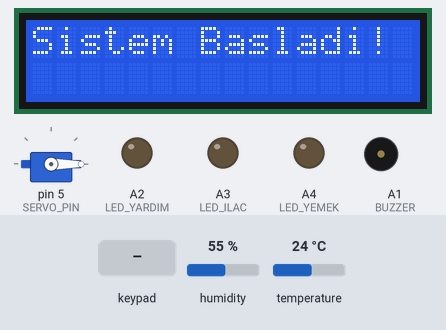
Bench run of a sketch on a simulated Arduino Mega 2560, built with avr-gcc and run on an emulated ATmega2560. On the bench: 16×2 character LCD, servo, output pins drawn as LEDs (lit = HIGH), buzzer (waves = sounding). Dashed ring = blinking. The inputs (shaded band) are chosen by the test bench; at power-on: humidity 55 %, temperature 24 °C. The local clock reads 2024-03-15 10:24:30 at power-on unless the sketch sets it.

Above: at 0.1 s.
3.8 s: keypad keys 2 2 2 3 2 4 2 5 pressed 0.4 s apart
At 4.9 s:
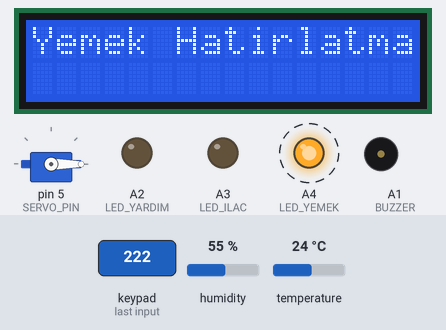
8.5 s: humidity set to 22 %
16.4 s: key '1' pressed
At 23.1 s:
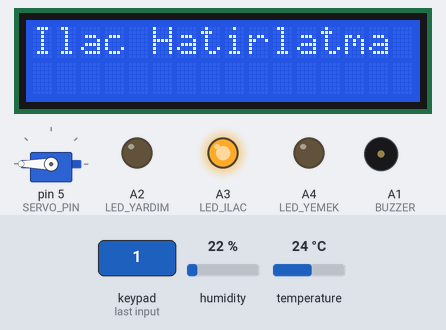
32.3 s: key 'A' pressed
At 40.3 s:
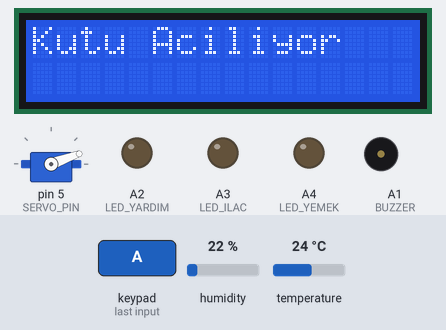
41.2 s: key '*' pressed
At 43.8 s:
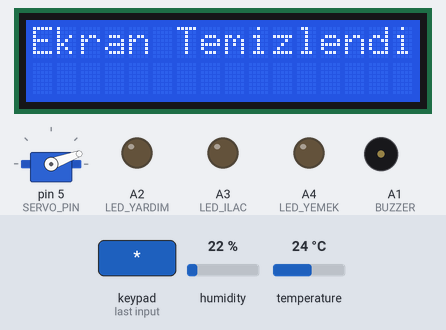
48.9 s: key '#' pressed
At 49.6 s:
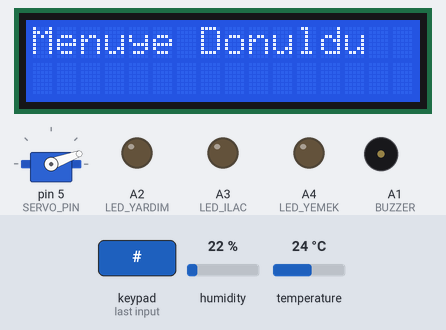
Timing chart, 0 to 51.9 s (numbered marks = the images above; inputs shaded):
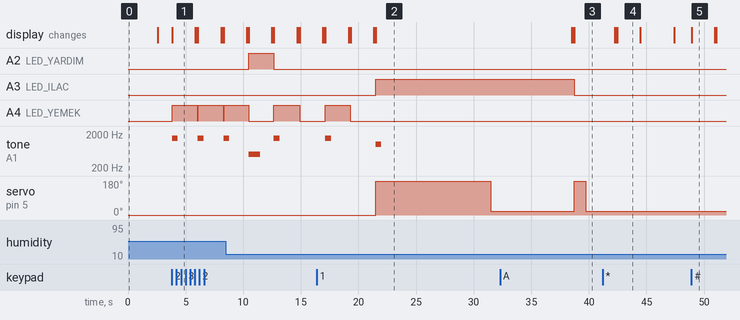

The sketch:

Yasl_Bak_m_.ino
```cpp
#include <Wire.h>
#include <DS1302.h>
#include <LiquidCrystal_I2C.h>
#include <Keypad.h>
#include <Servo.h>
#include <DHT.h>

#define RST_PIN 8
#define DAT_PIN 7
#define CLK_PIN 6

#define DHTPIN 2
#define DHTTYPE DHT11
DHT dht(DHTPIN, DHTTYPE);

DS1302 rtc(RST_PIN, DAT_PIN, CLK_PIN);
LiquidCrystal_I2C lcd(0x27, 16, 2);

const byte ROWS = 4;
const byte COLS = 4;
char keys[ROWS][COLS] = {
  {'1','2','3','A'},
  {'4','5','6','B'},
  {'7','8','9','C'},
  {'*','0','#','D'}
};
byte rowPins[ROWS] = {26, 27, 28, 29};
byte colPins[COLS] = {22, 23, 24, 25};
Keypad keypad = Keypad(makeKeymap(keys), rowPins, colPins, ROWS, COLS);

#define BUZZER A1
#define LED_ILAC A3
#define LED_YEMEK A4
#define LED_YARDIM A2
#define SERVO_PIN 5

Servo servo;
bool alarmTriggered = false;

unsigned long lastUpdateTime = 0;
int ekranDurum = 0;

void setup() {
  Serial.begin(9600);

  rtc.writeProtect(false);
  rtc.halt(false);
  dht.begin();

  lcd.init();
  lcd.backlight();
  lcd.setCursor(0, 0);
  lcd.print("Sistem Basladi!");

  pinMode(BUZZER, OUTPUT);
  pinMode(LED_ILAC, OUTPUT);
  pinMode(LED_YEMEK, OUTPUT);
  pinMode(LED_YARDIM, OUTPUT);

  servo.attach(SERVO_PIN);
  servo.write(0);
  delay(500);
  servo.detach();

  delay(2000);
  lcd.clear();
}

void loop() {
  char key = keypad.getKey();
  Time t = rtc.time();

  if (millis() - lastUpdateTime > ((ekranDurum == 0) ? 5000 : 2000)) {
    lcd.clear();

    if (ekranDurum == 0) {
      lcd.setCursor(0, 0);
      lcd.print("Saat: ");
      if (t.hr < 10) lcd.print("0");
      lcd.print(t.hr);
      lcd.print(":");
      if (t.min < 10) lcd.print("0");
      lcd.print(t.min);
      lcd.print(":");
      if (t.sec < 10) lcd.print("0");
      lcd.print(t.sec);

      lcd.setCursor(0, 1);
      lcd.print("Sicaklik: ");
      lcd.print(dht.readTemperature());
      lcd.print("C");
    } else {
      lcd.setCursor(0, 0);
      lcd.print("Tarih:");
      if (t.date < 10) lcd.print("0");
      lcd.print(t.date);
      lcd.print("/");
      if (t.mon < 10) lcd.print("0");
      lcd.print(t.mon);
      lcd.print("/");
      lcd.print(t.yr);

      lcd.setCursor(0, 1);
      lcd.print("Nem: ");
      lcd.print(dht.readHumidity());
      lcd.print("%");
    }

    ekranDurum = (ekranDurum + 1) % 2;
    lastUpdateTime = millis();
  }

  if (t.hr == 21 && t.min == 43 && !alarmTriggered) {
    lcd.clear();
    lcd.setCursor(0, 0);
    lcd.print("ILAC ZAMANI!");
    digitalWrite(LED_ILAC, HIGH);
    tone(BUZZER, 1000, 1000);
    servo.attach(SERVO_PIN);
    servo.write(90);
    delay(1000);
    servo.write(0);
    delay(500);
    servo.detach();
    alarmTriggered = true;
    delay(1000);
  }

  if (key) {
    lcd.clear();
    lcd.setCursor(0, 0);
    digitalWrite(LED_ILAC, LOW);
    digitalWrite(LED_YEMEK, LOW);
    digitalWrite(LED_YARDIM, LOW);
    noTone(BUZZER);

    switch (key) {
      case '1':
        lcd.print("Ilac Hatirlatma");
        digitalWrite(LED_ILAC, HIGH);
        tone(BUZZER, 1000, 500);
        servo.attach(SERVO_PIN);
        servo.write(300);
        delay(10000);
        servo.write(20);
        delay(5000);
        servo.detach();
        break;
      case '2':
        lcd.print("Yemek Hatirlatma");
        digitalWrite(LED_YEMEK, HIGH);
        tone(BUZZER, 1500, 500);
        break;
      case '3':
        lcd.print("Yardim Cagrisi");
        digitalWrite(LED_YARDIM, HIGH);
        tone(BUZZER, 500, 1000);
        break;
      case 'A':
        lcd.print("Kutu Aciliyor");
        servo.attach(SERVO_PIN);
        servo.write(360);
        delay(1000);
        servo.write(20);
        delay(500);
        servo.detach();
        break;
      case '*':
        lcd.clear();
        lcd.setCursor(0, 0);
        lcd.print("Ekran Temizlendi");
        break;
      case '#':
        lcd.clear();
        lcd.setCursor(0, 0);
        lcd.print("Menuye Donuldu");
        break;
      default:
        lcd.print("Gecersiz Tus!");
        break;
    }
    delay(2000);
    lcd.clear();
  }

  delay(50);
}
```

Measured:
- after the input at 3.8 s, A4 (LED_YEMEK): alternates HIGH for 2.2 s and LOW for 0.01 s, starting at once; tone on A1 (BUZZER): alternates 1500 Hz for 0.50 s and silent for 1.7 s, starting at once; the display: changes at once (image 1)
- after the input at 16.4 s, A3 (LED_ILAC): LOW → HIGH after 5.1 s; servo on pin 5 (SERVO_PIN): 0° → 180° after 5.1 s, → 20° 10.0 s later; the display: first differs from a run without the input after 5.1 s (image 2)
- after the input at 32.3 s, A3 (LED_ILAC): HIGH → LOW after 6.4 s; servo on pin 5 (SERVO_PIN): 20° → 180° after 6.4 s, → 20° 1.0 s later; the display: first differs from a run without the input after 6.4 s (image 3)
- after the input at 41.2 s, the display: first differs from a run without the input after 1.3 s (image 4)
- after the input at 48.9 s, the display: changes at once (image 5)
- what the display in image 4 shows lasts 2.0 s, from 42.5 s to 44.5 s
